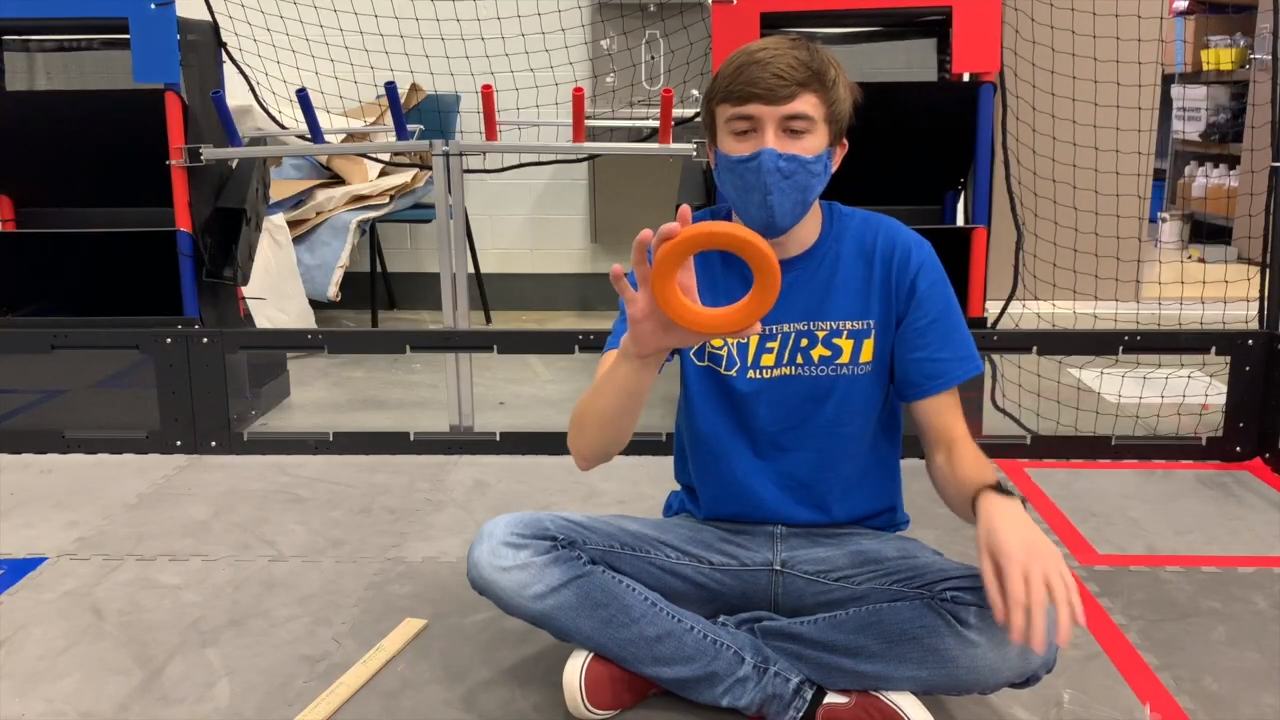
#> input picture opencv-starterproject/images/ringtilted.png, 1280 x 720 px, given in place of the camera
$ python ring_motion_tracker.py   (older library calls are emulated)
#> lines starting #> are read from the running program, lines starting #| are printed output that depends on the picture; after the words box and inside, x2 and y2 are one past the last pixel; in counts of white or black regions, pixels touching at a corner belong together
### opencv-starterproject/cvutils.py
from matplotlib import pyplot as plt
import numpy as np
import argparse
import cv2

# [5 lines left out: function parse_basic_image_arg, not called in this run]

def read_image_from_args(args):
    image = cv2.imread(args['image'])
    return image

# [15 lines left out: functions get_image, one_to_three_channels, not called in this run]

def median_blur(image, kernel, num_passes = 1, show_passes = False):
    blurred = image.copy()
    for i in range(num_passes):
        blurred = cv2.medianBlur(blurred, kernel)
        if show_passes is True:
            cv2.imshow("Median Pass #" + str(i + 1), blurred)
    return blurred

# [4 lines left out: function median_blur_image_copy, not called in this run]

def find_largest_bounding_box(contours):
    if len(contours) > 0:
        largest_contour = contours[0]
        bounding_box = (0, 0, 0, 0)
        bounding_box_area = 0
        for (i, c) in enumerate(contours):
            (x, y, w, h) = cv2.boundingRect(c)
            area = w * h
            if area > bounding_box_area:
                bounding_box_area = area
                largest_contour = c
                bounding_box = (x, y, w, h)
        return largest_contour, bounding_box
    else:
        return contours, (0, 0, 0, 0)

def apply_mask(image, mask, show_result = False):
    masked_image = cv2.bitwise_and(image, image, mask = mask)
    if show_result is True:
        cv2.imshow("Masked image", masked_image)
    return masked_image

def draw_contours(image, contours, show_image = False):
    image_copy = image.copy()
    drawn_contours = cv2.drawContours(image_copy, contours, -1, (0, 255, 0), 2)
    if show_image is True:
        cv2.imshow("Contours", drawn_contours)
    return drawn_contours

# [4 lines left out: function find_rectangle_corners, not called in this run]

def get_rectangle_corners(rect_tuple):
    x_origin = rect_tuple[0]
    y_origin = rect_tuple[1]
    width = rect_tuple[2]
    height = rect_tuple[3]
    top_left = (x_origin, y_origin)
    bottom_right = (x_origin + width, y_origin + height)
    return top_left, bottom_right

def simple_threshold(image, min_val = -1, max_val = 256, min_set = 0, max_set = 256, show_thresh = False):
    thresh = image.copy()
    thresh[thresh < min_val] = min_set
    thresh[thresh > max_val] = max_set
    if show_thresh is True:
        cv2.imshow("Thresholded Image", thresh)
    return thresh

def find_edges(image, show_images = False):
    canny = cv2.Canny(image, 10, 250)
    if show_images is True:
        cv2.imshow("Canny", canny)

    (contours, _) = cv2.findContours(canny.copy(), cv2.RETR_EXTERNAL, cv2.CHAIN_APPROX_SIMPLE)

    return canny, contours

### opencv-starterproject/ring_finder.py
from matplotlib import pyplot as plt
import numpy as np
import argparse
import mahotas
import cv2
import cvutils
import time
import math
import mathutils

# [26 lines left out: function find_ring_angle, not called in this run]

def find_ring(image, blur_passes = 1, saturation_blur = True, show_images = False):
    image_copy = image.copy()
    image_with_mask, processed_image = process_image(image_copy, blur_passes = blur_passes, saturation_blur = saturation_blur, show_images = show_images)

    canny, contours = cvutils.find_edges(image_with_mask, show_images = show_images)
    drawn_contours = cvutils.draw_contours(image, contours, show_image = show_images)

    return contours, drawn_contours

def find_bounding_box(image, contours, draw_box = True, show_images = False):
    #Here I assume the largest contour is the ring itself and try to find it by comparing bounding box sizes.
    (largest_contour, bounding_box) = cvutils.find_largest_bounding_box(contours)
    (bounding_box_topleft, bounding_box_bottomright) = cvutils.get_rectangle_corners(bounding_box)

    drawn_ring_contours = cvutils.draw_contours(image, largest_contour)
    if draw_box is True:
        cv2.rectangle(drawn_ring_contours, bounding_box_topleft, bounding_box_bottomright, (0, 0, 255), 30)
    if show_images is True:
        cv2.imshow("Contours", drawn_ring_contours)

    return drawn_ring_contours, largest_contour, bounding_box

def process_image(image, blur_passes = 1, saturation_blur = True, show_images = False):
    image_copy = image.copy()

    #Tried applying a blur to the original image here to improve accuracy,
    #but it doesn't significantly affect the final result or time elapsed.
    image_copy = cvutils.median_blur(image, 15, num_passes = blur_passes, show_passes = show_images)

    hsv_image = cv2.cvtColor(image_copy, cv2.COLOR_BGR2HSV)
    if show_images is True:
        cv2.imshow("to HSV", hsv_image)

    (H, S, V) = cv2.split(hsv_image)
    if show_images is True:
        cv2.imshow("H", H)

    # I found that applying blurs multiple times often was much better for reducing noise than just running it once.
    # Note: not using median_blur_image_copy because i prefer this way (it's easier to read)
    blurred_H = H.copy()
    # blurred_H = cvutils.median_blur(blurred_H, 9, num_passes = blur_passes, show_passes = show_images)

    blurred_S = S.copy()
    # if saturation_blur is True:
        # blurred_S = cvutils.median_blur(blurred_S, 9, num_passes = blur_passes, show_passes = show_images)

    # this doesn't serve any major purpose, it's just easier to see the cropped parts on a white background
    white_background = blurred_H.copy()
    white_background[white_background > 12] = 0
    # white_background[white_background < 10] = 0
    if show_images is True:
        cv2.imshow("Hue Isolation", white_background)

    #I still had too much noise even with the hue mask, so I made a saturation mask to help cut it down further.
    saturation_mask = blurred_S.copy()
    saturation_mask[saturation_mask > 235] = 0
    saturation_mask[saturation_mask < 165] = 0
    if show_images is True:
        cv2.imshow("Saturation Isolation", saturation_mask)

    mask = white_background.copy()
    mask = cvutils.simple_threshold(mask, max_val = 20, max_set = 0, show_thresh = show_images)
    if show_images is True:
        cv2.imshow("mask", mask)

    #By applying the saturation mask to the hue mask, I can eliminate many of the incorrect points.
    mask = cvutils.apply_mask(mask, saturation_mask, show_result = show_images)
    image_with_mask = cvutils.apply_mask(image, mask, show_result = show_images)

    return image_with_mask, image_copy

### opencv-starterproject/ring_motion_tracker.py
from ring_finder import *
import cv2
import time

def main():
    #840x490, 720x420, 576x336 fit the aspect ratio
    frameWidth = 576
    frameHeight = 336

    #OBS camera port is 4 for obs virtualcam when the webcam is connected, 2 otherwise
    #microsoft webcam is 2
    video_capture = cv2.VideoCapture(4)
    video_capture.set(3, frameWidth)
    video_capture.set(4, frameHeight)

    if not video_capture.isOpened():
        print("Could not open camera")
        exit()

    while True:
        read, frame = video_capture.read()
#> frame is the input picture: shape (720, 1280, 3); mean B, G, R 106.8, 107.4, 120.5
        frame = frame[50:405, 240:520] #cut out most of video to improve framerate
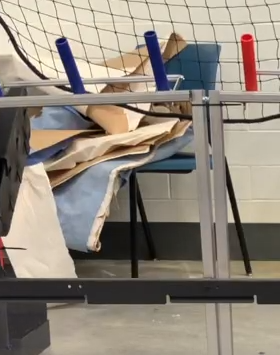
#> frame: shape (355, 280, 3); mean B, G, R 123.3, 134.8, 143.8
        #frame = frame[0:405, 0:720] #full video frame here
        if not read:
            print("Camera could not be read")
            break
        start_time = time.time()
        contours, drawn_contours = find_ring(frame, blur_passes = 1, saturation_blur = True, show_images = False)
#> the loop in median_blur, `for i in range(num_passes):` made 1 pass
#> pass 1, in median_blur, `blurred = cv2.medianBlur(blurred, kernel)`:
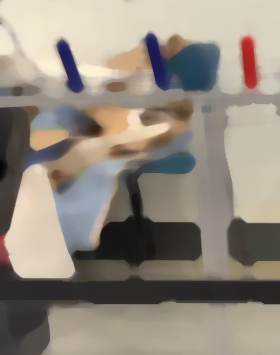
#> blurred: shape (355, 280, 3); mean B, G, R 126.8, 138.2, 147.1
#> in process_image, `hsv_image = cv2.cvtColor(image_copy, cv2.COLOR_BGR2HSV)`: hsv_image: shape (355, 280, 3); mean H, S, V 32.9, 44.1, 149.7
#> in process_image, `(H, S, V) = cv2.split(hsv_image)`:
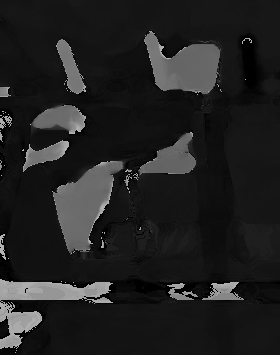
#> H: shape (355, 280); min 0, max 179, mean 32.9
#> in process_image, `(H, S, V) = cv2.split(hsv_image)`:
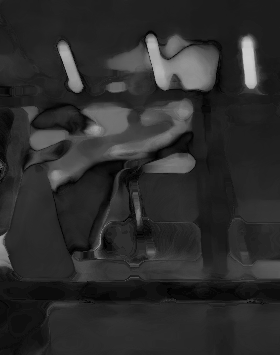
#> S: shape (355, 280); min 0, max 206, mean 44.1
#> in process_image, `(H, S, V) = cv2.split(hsv_image)`:
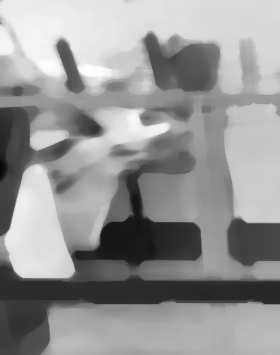
#> V: shape (355, 280); min 5, max 254, mean 149.7
#> in process_image, `white_background[white_background > 12] = 0`:
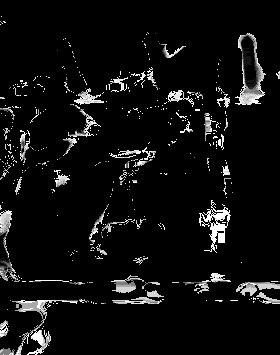
#> white_background: shape (355, 280); min 0, max 12, mean 0.712; drawn with min black and max white
#> in find_edges, `canny = cv2.Canny(image, 10, 250)`:
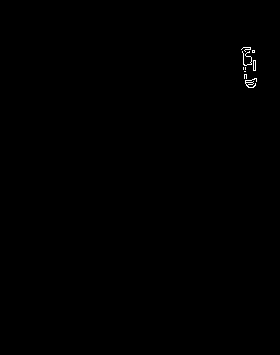
#> canny: shape (355, 280); 0.16% white in thin lines or dots, all inside (x1, y1, x2, y2) = (241, 47, 257, 88)
#> in find_edges, `(contours, _) = cv2.findContours(canny.copy(), cv2.RETR_EXTERNAL, cv2...`: contours = 9 contours, 7 with area under 20; largest, box (x1, y1, x2, y2) and area: (245, 78, 257, 88) 23, (253, 60, 256, 71) 20
        drawn_ring_contours, ring_contour, ring_bounding_box = find_bounding_box(frame, contours, draw_box = False, show_images = False)
#> in find_largest_bounding_box, `largest_contour = contours[0]`: largest_contour = contour of 32 points, box (x1, y1, x2, y2) (245, 78, 257, 88), area 23
#> the loop in find_largest_bounding_box, `for (i, c) in enumerate(contours):` made 9 passes
#> (x, y, w, h, area, bounding_box_area) on passes 1, 7: (245, 78, 12, 10, 120, 120), (242, 51, 10, 15, 150, 150)
#> (c, x, y, w, h, area) on pass 6: ([[253, 60], [253, 70], [255, 70], [255, 60]], 253, 60, 3, 11, 33)
#> after the loop in find_largest_bounding_box, `for (i, c) in enumerate(contours):`: bounding_box_area = 150; largest_contour = contour of 36 points, box (x1, y1, x2, y2) (242, 51, 252, 66), area 2
#> in find_bounding_box, `(largest_contour, bounding_box) = cvutils.find_largest_bounding_box(co..`: bounding_box = (242, 51, 10, 15)
#> in get_rectangle_corners, `x_origin = rect_tuple[0]`: x_origin = 242
#> in get_rectangle_corners, `y_origin = rect_tuple[1]`: y_origin = 51
#> in get_rectangle_corners, `width = rect_tuple[2]`: width = 10
#> in get_rectangle_corners, `height = rect_tuple[3]`: height = 15
#> in get_rectangle_corners, `top_left = (x_origin, y_origin)`: top_left = (242, 51)
#> in get_rectangle_corners, `bottom_right = (x_origin + width, y_origin + height)`: bottom_right = (252, 66)
#> in find_bounding_box, `(bounding_box_topleft, bounding_box_bottomright) = cvutils.get_rectang..`: bounding_box_topleft = (242, 51); bounding_box_bottomright = (252, 66)
#> ring_contour has the same summary as largest_contour in find_largest_bounding_box; ring_bounding_box = (242, 51, 10, 15)
        # ring_angle = find_ring_angle(ring_bounding_box[2], ring_bounding_box[3])
        # print("Angle: " + str(ring_angle) + " degrees")
        end_time = time.time()
        elapsed_time = end_time - start_time
        # print("Time elapsed: " + str(elapsed_time))
        framerate = 1.0 / elapsed_time
        # if framerate < 10:
        #     cv2.imshow('slowframe', drawn_ring_contours)
        print("FPS: " + str(int(framerate)))
        cv2.imshow('frame', drawn_ring_contours)
        # cv2.imshow('frame', frame)
        if cv2.waitKey(1) == 32:
#> (key Esc is pressed here)
            break

    video_capture.release()
    cv2.destroyAllWindows()

main()
